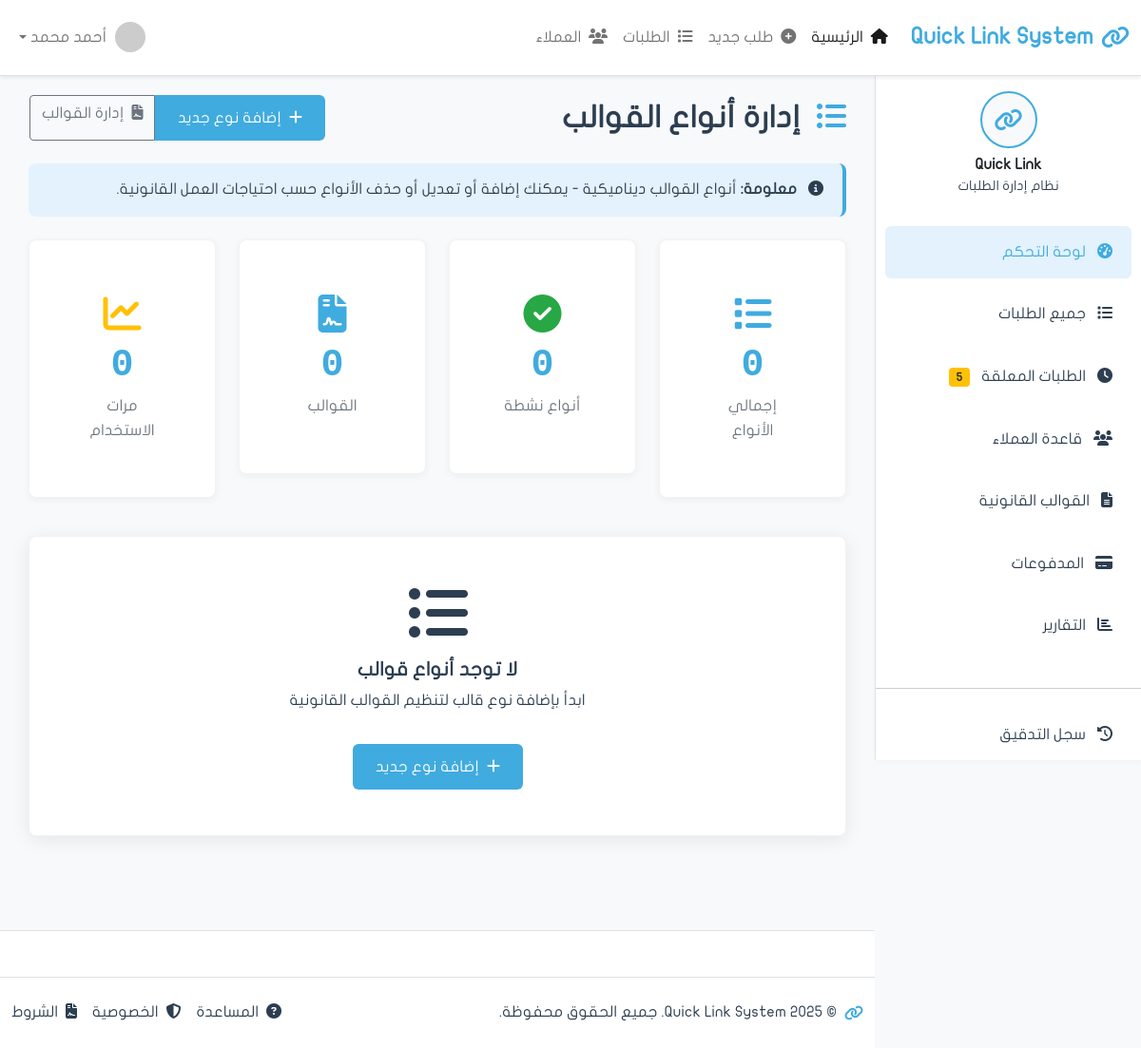
Page /template-types/ on the earlier database version.
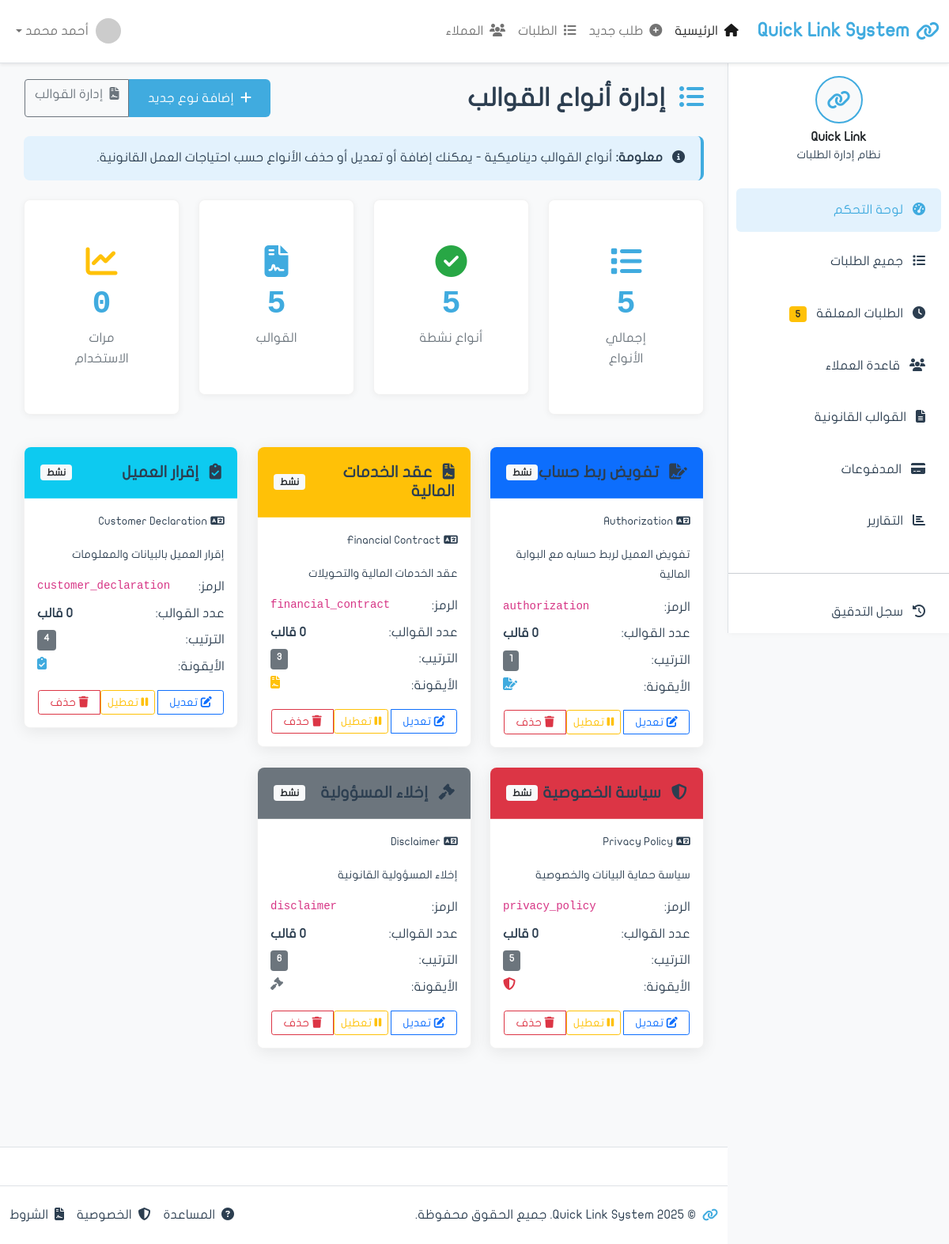
Same page on the later database version.
### apps/requests/models.py (models this page shows, shortened)
class TemplateType(models.Model):
    name_arabic = models.CharField('الاسم بالعربية', max_length=200)
    name_english = models.CharField('الاسم بالإنجليزية', max_length=200, blank=True)
    code = models.CharField('الرمز', max_length=50, unique=True, editable=False)
    icon = models.CharField('الأيقونة', max_length=50, blank=True, default='fa-file-alt',
                           help_text='مثال: fa-file-alt (اختياري)')
    color = models.CharField('اللون', max_length=20, default='primary',
                            choices=[
                                ('primary', 'أزرق'),
                                ('success', 'أخضر'),
                                ('warning', 'أصفر'),
                                ('info', 'سماوي'),
                                ('danger', 'أحمر'),
                                ('secondary', 'رمادي'),
                                ('dark', 'أسود'),
                                ('light', 'فاتح'),
                            ])
    description = models.TextField('الوصف', blank=True)
    display_order = models.IntegerField('ترتيب العرض', default=0)
    is_active = models.BooleanField('نشط', default=True)
    usage_count = models.IntegerField('عدد الاستخدامات', default=0)
    created_at = models.DateTimeField('تاريخ الإنشاء', auto_now_add=True)
    updated_at = models.DateTimeField('آخر تحديث', auto_now=True)
    class Meta:
        verbose_name = 'نوع قالب'
        verbose_name_plural = 'أنواع القوالب'
        ordering = ['display_order', 'name_arabic']

### apps/requests/views.py (the view)
# urls.py: path('template-types/', views.template_types_list, name='template_types_list'),
def template_types_list(request):
    from apps.requests.models import TemplateType
    template_types = TemplateType.objects.all().order_by('display_order', 'name_arabic')
    total_types = TemplateType.objects.count()
    active_types = TemplateType.objects.filter(is_active=True).count()
    total_usage = sum(t.usage_count for t in TemplateType.objects.all())
    context = {
        'page_title': 'إدارة أنواع القوالب',
        'template_types': template_types,
        'total_types': total_types,
        'active_types': active_types,
        'total_usage': total_usage,
    }
    return render(request, 'requests/template_types_list.html', context)

### apps/requests/templates/requests/template_types_list.html (shortened to what this page needs)
{% extends 'base.html' %}
{% load static %}
{% block content %}
            <div class="d-flex justify-content-between align-items-center mb-4">
                <h2 class="mb-0">
                    <i class="fas fa-list-ul me-2 text-primary"></i>
                    إدارة أنواع القوالب
                </h2>
                <div class="btn-group" role="group">
                    <a href="{% url 'requests:template_type_create' %}" class="btn btn-primary">
                        <i class="fas fa-plus me-1"></i>
                        إضافة نوع جديد
                    </a>
                    <a href="{% url 'requests:templates_list' %}" class="btn btn-outline-secondary">
                        <i class="fas fa-file-contract me-1"></i>
                        إدارة القوالب
                    </a>
                </div>
            </div>
            <div class="alert alert-info mb-4">
                <i class="fas fa-info-circle me-2"></i>
                <strong>معلومة:</strong> أنواع القوالب ديناميكية - يمكنك إضافة أو تعديل أو حذف الأنواع حسب احتياجات العمل القانونية.
            </div>
            <div class="row mb-4">
                <div class="col-xl-3 col-md-6 mb-3">
                    <div class="card stats-card">
                        <div class="card-body text-center">
                            <i class="fas fa-list icon-large text-primary"></i>
                            <div class="stats-number">{{ total_types|default:0 }}</div>
                            <div class="stats-label">إجمالي الأنواع</div>
                        </div>
                    </div>
                </div>
                <div class="col-xl-3 col-md-6 mb-3">
                    <div class="card stats-card">
                        <div class="card-body text-center">
                            <i class="fas fa-check-circle icon-large text-success"></i>
                            <div class="stats-number">{{ active_types|default:0 }}</div>
                            <div class="stats-label">أنواع نشطة</div>
                        </div>
                    </div>
                </div>
                <div class="col-xl-3 col-md-6 mb-3">
                    <div class="card stats-card">
                        <div class="card-body text-center">
                            <i class="fas fa-file-contract icon-large text-info"></i>
                            <div class="stats-number">{{ total_types|default:0 }}</div>
                            <div class="stats-label">القوالب</div>
                        </div>
                    </div>
                </div>
                <div class="col-xl-3 col-md-6 mb-3">
                    <div class="card stats-card">
                        <div class="card-body text-center">
                            <i class="fas fa-chart-line icon-large text-warning"></i>
                            <div class="stats-number">{{ total_usage|default:0 }}</div>
                            <div class="stats-label">مرات الاستخدام</div>
                        </div>
                    </div>
                </div>
            </div>
            <div class="row">
                {% if template_types %}
                    {% for type in template_types %}
                <div class="col-lg-4 col-md-6 mb-4">
                    <div class="card shadow-custom">
                        <div class="card-header bg-{{ type.color }} text-white">
                            <div class="d-flex justify-content-between align-items-center">
                                <h5 class="mb-0">
                                    {% if type.icon %}
                                    <i class="fas {{ type.icon }} me-2"></i>
                                    {% endif %}
                                    {{ type.name_arabic }}
                                </h5>
                                {% if type.is_active %}
                                <span class="badge bg-light text-dark">نشط</span>
                                {% else %}
                                <span class="badge bg-secondary">معطل</span>
                                {% endif %}
                            </div>
                        </div>
                        <div class="card-body">
                            {% if type.name_english %}
                            <p class="text-muted mb-3">
                                <small><i class="fas fa-language me-1"></i>{{ type.name_english }}</small>
                            </p>
                            {% endif %}
                            {% if type.description %}
                            <p class="mb-3">
                                <small>{{ type.description|truncatewords:10 }}</small>
                            </p>
                            {% endif %}
                            <div class="mb-3">
                                <div class="d-flex justify-content-between mb-2">
                                    <span class="text-muted">الرمز:</span>
                                    <code>{{ type.code }}</code>
                                </div>
                                <div class="d-flex justify-content-between mb-2">
                                    <span class="text-muted">عدد القوالب:</span>
                                    <strong>{{ type.templates.count }} قالب</strong>
                                </div>
                                <div class="d-flex justify-content-between mb-2">
                                    <span class="text-muted">الترتيب:</span>
                                    <span class="badge bg-secondary">{{ type.display_order }}</span>
                                </div>
                                <div class="d-flex justify-content-between">
                                    <span class="text-muted">الأيقونة:</span>
                                    {% if type.icon %}
                                    <i class="fas {{ type.icon }} text-{{ type.color }}"></i>
                                    {% else %}
                                    <span class="text-muted">بدون</span>
                                    {% endif %}
                                </div>
                            </div>
                            <div class="btn-group w-100" role="group">
                                <a href="{% url 'requests:template_type_edit' type.id %}" class="btn btn-outline-primary btn-sm">
                                    <i class="fas fa-edit"></i>
                                    تعديل
                                </a>
                                {% if type.is_active %}
                                <form method="post" action="{% url 'requests:template_type_toggle' type.id %}" class="d-inline">
                                    <button type="submit" class="btn btn-outline-warning btn-sm">
                                        <i class="fas fa-pause"></i>
                                        تعطيل
                                    </button>
                                </form>
                                {% endif %}
                                {% if type.templates.count == 0 %}
                                <a href="{% url 'requests:template_type_delete' type.id %}" class="btn btn-outline-danger btn-sm">
                                    <i class="fas fa-trash"></i>
                                    حذف
                                </a>
                                {% endif %}
                            </div>
                        </div>
                    </div>
                </div>
                    {% endfor %}
                {% else %}
                <div class="col-12">
                    <div class="card shadow-custom">
                        <div class="card-body text-center py-5">
                            <i class="fas fa-list-ul fa-4x text-muted mb-3"></i>
                            <h5 class="text-muted">لا توجد أنواع قوالب</h5>
                            <p class="text-muted">ابدأ بإضافة نوع قالب لتنظيم القوالب القانونية</p>
                            <a href="{% url 'requests:template_type_create' %}" class="btn btn-primary mt-3">
                                <i class="fas fa-plus me-1"></i>
                                إضافة نوع جديد
                            </a>
                        </div>
                    </div>
                </div>
                {% endif %}
            </div>
{% endblock content %}

Differences in the rows shown:
added TemplateType: name_arabic "تفويض ربط حساب", is_active "نشط", name_english "Authorization", description "تفويض العميل لربط حسابه مع البوابة المالية", code "authorization", display_order "1", shows "حذف"
added TemplateType: name_arabic "عقد الخدمات المالية", is_active "نشط", name_english "Financial Contract", description "عقد الخدمات المالية والتحويلات", code "financial_contract", display_order "3", shows "حذف"
added TemplateType: name_arabic "إقرار العميل", is_active "نشط", name_english "Customer Declaration", description "إقرار العميل بالبيانات والمعلومات", code "customer_declaration", display_order "4", shows "حذف"
added TemplateType: name_arabic "سياسة الخصوصية", is_active "نشط", name_english "Privacy Policy", description "سياسة حماية البيانات والخصوصية", code "privacy_policy", display_order "5", shows "حذف"
added TemplateType: name_arabic "إخلاء المسؤولية", is_active "نشط", name_english "Disclaimer", description "إخلاء المسؤولية القانونية", code "disclaimer", display_order "6", shows "حذف"
Other differences:
{{ total_types|default:0 }}: "0" → "5"
{{ active_types|default:0 }}: "0" → "5"
text no longer shown: "لا توجد أنواع قوالب ابدأ بإضافة نوع قالب لتنظيم القوالب القانونية إضافة نوع جديد"
